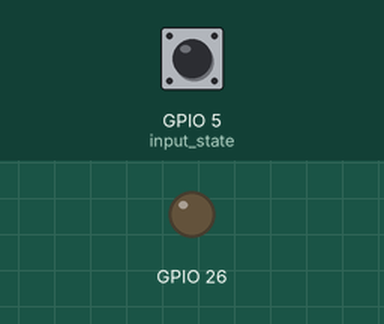
The program below on a simulated Raspberry Pi (BCM pin numbers). Parts: output pins drawn as LEDs (lit = HIGH). Dashed ring = blinking. The inputs (shaded band) are chosen by the test bench; at power-on: GPIO 5 (input_state) HIGH.

Above: at 1.2 s.
1.3 s: GPIO 5 (input_state) pulled LOW for 3.2 s
At 2.1 s:
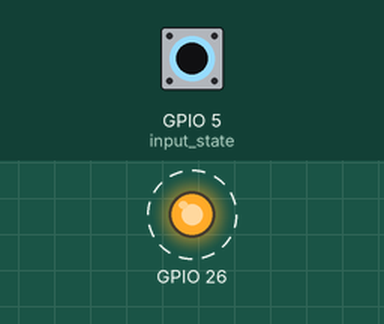
Timing chart, 0 to 5.8 s (numbered marks = the images above; inputs shaded):
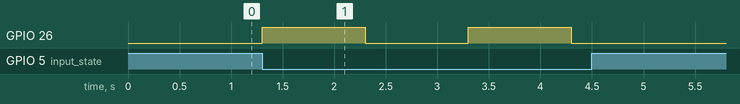

Measured:
- after the input at 1.3 s, GPIO 26: alternates HIGH for 1.0 s and LOW for 1.0 s, 4 changes in all, then stays LOW, starting at once

The program:

gpio_blink_button.py
```python
import RPi.GPIO as GPIO
import time

GPIO.setmode(GPIO.BCM)
GPIO.setup(26,GPIO.OUT)
GPIO.setup(5,GPIO.IN,pull_up_down=GPIO.PUD_UP)
while True:
	input_state = GPIO.input(5)
	if input_state == False:
		GPIO.output(26,GPIO.HIGH)
		time.sleep(1)
		GPIO.output(26,GPIO.LOW)
		time.sleep(1)

GPIO.cleanup()
```
